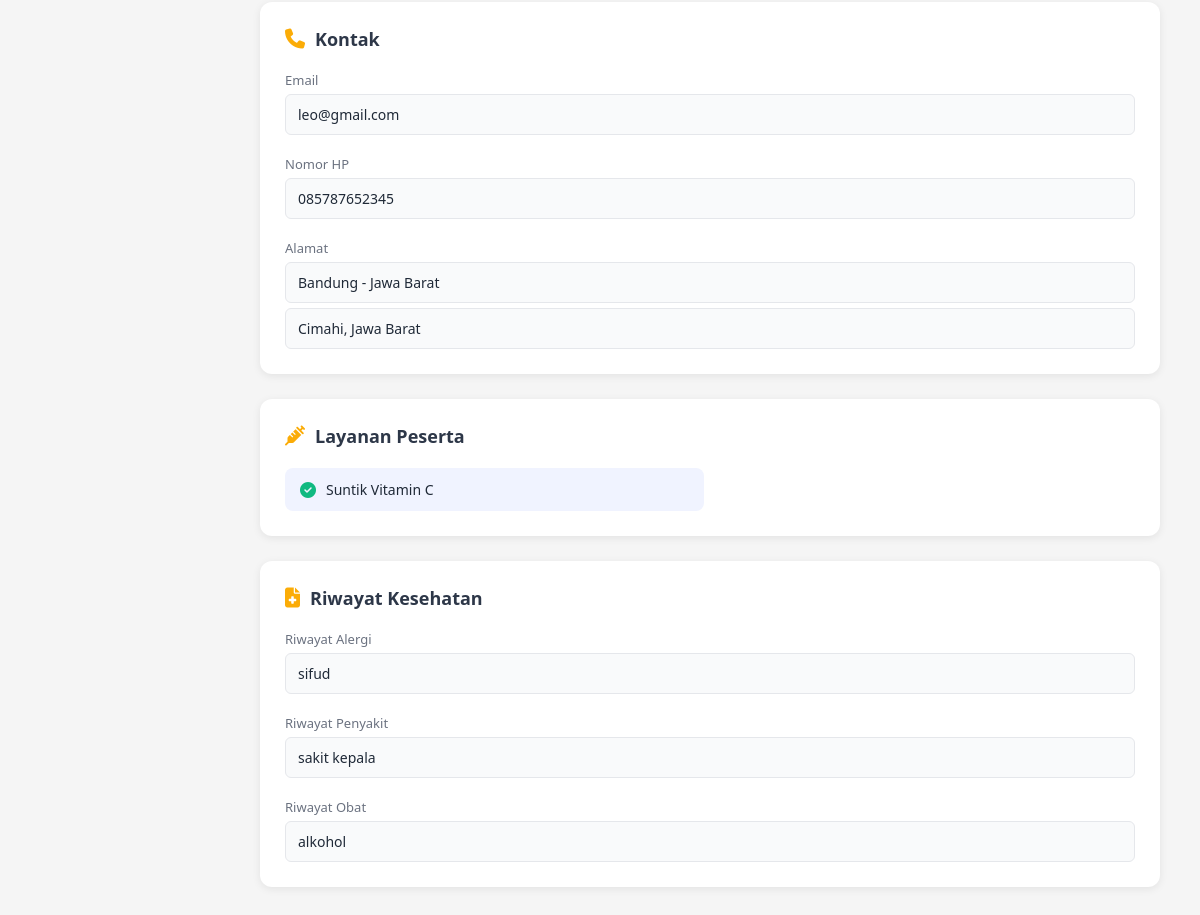
Page /admin/booking_detail.php?id=88 (lower part) on the earlier database version.
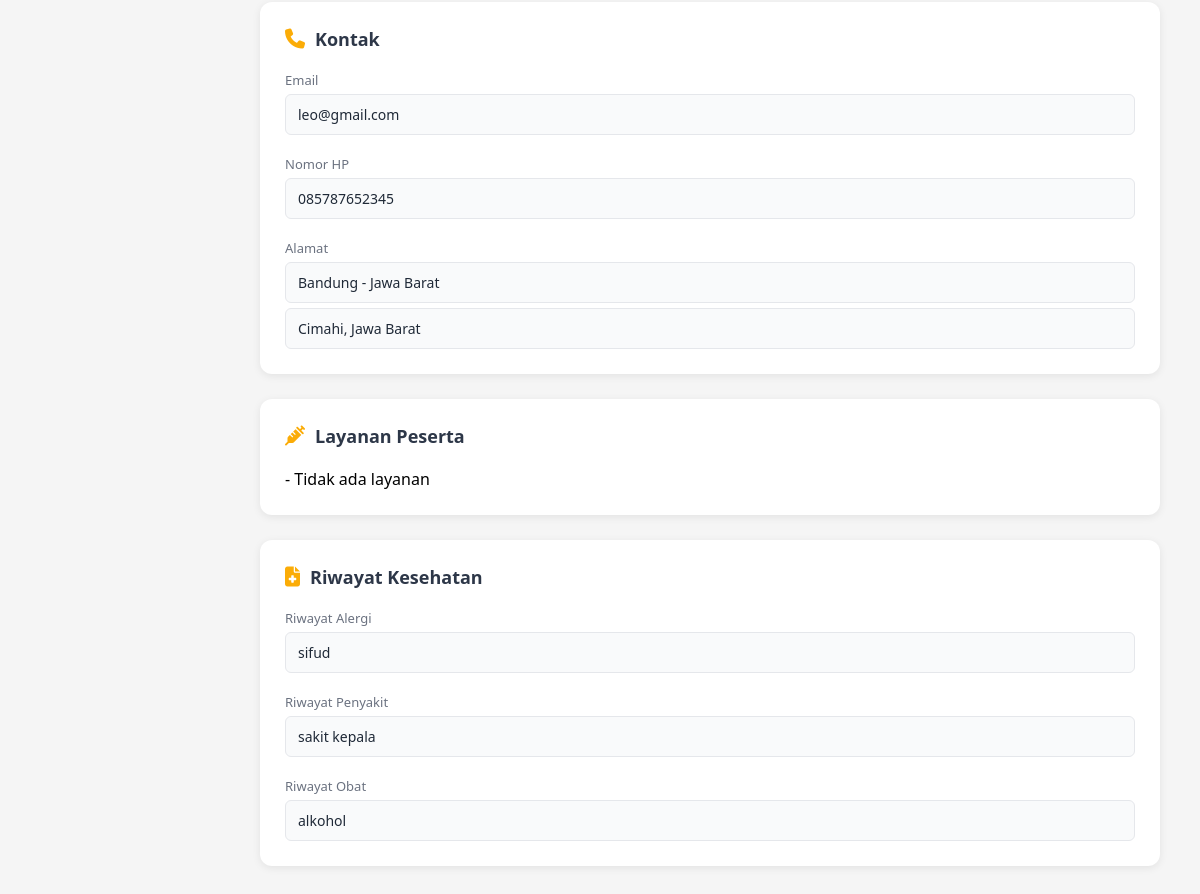
Same page on the later database version.
### tables this page shows
CREATE TABLE `bookings` (
  `id` int NOT NULL,
  `parent_id` int DEFAULT NULL,
  `patient_id` int NOT NULL,
  `service_type` enum('Home Service','In Clinic') NOT NULL,
  `nomor_antrian` varchar(20) NOT NULL,
  `tanggal_booking` date NOT NULL,
  `waktu_booking` time NOT NULL,
  `status` enum('pending','confirmed','completed','cancelled') DEFAULT 'pending',
  `catatan` text,
  `created_at` datetime NOT NULL,
  `updated_at` datetime DEFAULT CURRENT_TIMESTAMP ON UPDATE CURRENT_TIMESTAMP,
  `doctor_id` int DEFAULT NULL,
  `payment_status` enum('unpaid','paid') DEFAULT 'unpaid',
  `tindakan_selesai` tinyint(1) DEFAULT '0'
);

CREATE TABLE `patient_emails` (
  `id` int NOT NULL,
  `patient_id` int NOT NULL,
  `email` varchar(100) NOT NULL,
  `is_primary` tinyint(1) DEFAULT '0'
);

CREATE TABLE `patient_phones` (
  `id` int NOT NULL,
  `patient_id` int NOT NULL,
  `phone` varchar(20) NOT NULL,
  `is_primary` tinyint(1) DEFAULT '0'
);

CREATE TABLE `patient_addresses` (
  `id` int NOT NULL,
  `patient_id` int NOT NULL,
  `alamat` text NOT NULL,
  `provinsi` varchar(100) DEFAULT NULL,
  `kota` varchar(100) DEFAULT NULL,
  `is_primary` tinyint(1) DEFAULT '0'
);

CREATE TABLE `booking_services` (
  `id` int NOT NULL,
  `parent_booking_id` int DEFAULT NULL,
  `booking_id` int NOT NULL,
  `patient_id` int DEFAULT NULL,
  `nama_layanan` varchar(100) NOT NULL,
  `created_at` datetime DEFAULT CURRENT_TIMESTAMP,
  `service_id` int DEFAULT NULL,
  `harga` int DEFAULT '0',
  `diskon` int DEFAULT '0',
  `diskon_tipe` enum('persen','nilai') DEFAULT 'nilai',
  `total` int DEFAULT '0'
);

CREATE TABLE `patients` (
  `id` int NOT NULL,
  `no_rekam_medis` varchar(20) NOT NULL,
  `nama_lengkap` varchar(100) NOT NULL,
  `nama_panggilan` varchar(50) DEFAULT NULL,
  `tanggal_lahir` date NOT NULL,
  `usia` int DEFAULT NULL,
  `kategori_usia` enum('Anak','Dewasa') NOT NULL,
  `jenis_kelamin` enum('L','P') NOT NULL,
  `nik` varchar(16) DEFAULT NULL,
  `paspor` varchar(20) DEFAULT NULL,
  `kebangsaan` varchar(50) DEFAULT 'Indonesia',
  `pekerjaan` varchar(100) DEFAULT NULL,
  `nama_wali` varchar(100) DEFAULT NULL,
  `riwayat_alergi` text,
  `riwayat_penyakit` text,
  `riwayat_obat` text,
  `pelayanan` varchar(50) NOT NULL,
  `created_at` timestamp NOT NULL DEFAULT CURRENT_TIMESTAMP,
  `updated_at` timestamp NOT NULL DEFAULT CURRENT_TIMESTAMP ON UPDATE CURRENT_TIMESTAMP
);

### admin/booking_detail.php (the view, shortened to what this page needs)
<?php
include "../config.php";
$booking_id = isset($_GET['id']) ? intval($_GET['id']) : 0;
$sql = "
SELECT
    b.id AS booking_id,
    b.*,
    p.id AS patient_id,
    p.*
FROM bookings b
JOIN patients p ON b.patient_id = p.id
WHERE b.id = ? OR b.parent_id = ?
ORDER BY CASE WHEN b.id = ? THEN 0 ELSE 1 END
";
$stmt = $conn->prepare($sql);
$stmt->bind_param("iii", $booking_id, $booking_id, $booking_id);
$stmt->execute();
$participants = $stmt->get_result()->fetch_all(MYSQLI_ASSOC);
?>
<!DOCTYPE html>
<html lang="id">
<head>
    <link rel="stylesheet" href="css/admin.css">
    <link rel="stylesheet" href="css/detail.css">
    <link rel="stylesheet" href="css/reschedule.css">
    <link rel="stylesheet" href="css/sidebar-toggle.css">
    <link rel="stylesheet" href="https://cdnjs.cloudflare.com/ajax/libs/font-awesome/6.4.0/css/all.min.css">
</head>
<body>
    <div class="main-content">
        <div class="detail-layout">
            <div class="detail-container">
                <?php foreach ($participants as $index => $p): ?>
                <div class="participant-panel <?= $index == 0 ? 'active' : '' ?>"
                    id="participant-<?= $index ?>"
                    data-booking-id="<?= $p['id'] ?>"
                    data-patient-id="<?= $p['patient_id'] ?>">
                    <div class="detail-section">
                        <h2><i class="fas fa-phone"></i> Kontak</h2>
                        <div class="detail-grid">
                            <div class="detail-item full-width">
                                <label>Email</label>
                                <?php
                                $sql_emails = "SELECT email FROM patient_emails WHERE patient_id = ?";
                                $stmt_e = $conn->prepare($sql_emails);
                                $stmt_e->bind_param("i", $p['patient_id']);
                                $stmt_e->execute();
                                $emails = $stmt_e->get_result();
                                ?>
                                <?php while ($e = $emails->fetch_assoc()): ?>
                                    <p><?= htmlspecialchars($e['email']) ?></p>
                                <?php endwhile; ?>
                            </div>
                            <div class="detail-item full-width">
                                <label>Nomor HP</label>
                                <?php
                                $sql_phones = "SELECT phone FROM patient_phones WHERE patient_id = ?";
                                $stmt_p = $conn->prepare($sql_phones);
                                $stmt_p->bind_param("i", $p['patient_id']);
                                $stmt_p->execute();
                                $phones = $stmt_p->get_result();
                                ?>
                                <?php while ($ph = $phones->fetch_assoc()): ?>
                                    <p><?= htmlspecialchars($ph['phone']) ?></p>
                                <?php endwhile; ?>
                            </div>
                            <div class="detail-item full-width">
                                <label>Alamat</label>
                                <?php
                                $sql_addr = "SELECT * FROM patient_addresses
                                            WHERE patient_id = ? AND is_primary = 1 LIMIT 1";
                                $stmt_a = $conn->prepare($sql_addr);
                                $stmt_a->bind_param("i", $p['patient_id']);
                                $stmt_a->execute();
                                $address = $stmt_a->get_result()->fetch_assoc();
                                ?>
                                <?php if ($address): ?>
                                    <p><?= htmlspecialchars($address['alamat']) ?></p>
                                    <p><?= htmlspecialchars($address['kota']) ?>,
                                    <?= htmlspecialchars($address['provinsi']) ?></p>
                                <?php else: ?>
                                    <p>-</p>
                                <?php endif; ?>
                            </div>
                        </div>
                    </div>
                    <div class="detail-section">
                        <h2><i class="fas fa-syringe"></i> Layanan Peserta</h2>
                        <?php
                        $sql_srv = "
                            SELECT nama_layanan
                            FROM booking_services
                            WHERE booking_id = ?
                            AND patient_id = ?
                        ";
                        $stmt_srv = $conn->prepare($sql_srv);
                        $stmt_srv->bind_param("ii",
                            $p['booking_id'],
                            $p['patient_id']
                        );
                        $stmt_srv->execute();
                        $services = $stmt_srv->get_result();
                        ?>
                        <div class="services-grid">
                            <?php if ($services->num_rows > 0): ?>
                                <?php while ($srv = $services->fetch_assoc()): ?>
                                    <div class="service-item">
                                        <i class="fas fa-check-circle"></i>
                                        <?= htmlspecialchars($srv['nama_layanan']) ?>
                                    </div>
                                <?php endwhile; ?>
                            <?php else: ?>
                                <p>- Tidak ada layanan</p>
                            <?php endif; ?>
                        </div>
                    </div>
                    <div class="detail-section">
                        <h2><i class="fas fa-file-medical"></i> Riwayat Kesehatan</h2>
                        <div class="detail-grid">
                            <div class="detail-item full-width">
                                <label>Riwayat Alergi</label>
                                <p><?= htmlspecialchars($p['riwayat_alergi'] ?: 'Tidak ada') ?></p>
                            </div>
                            <div class="detail-item full-width">
                                <label>Riwayat Penyakit</label>
                                <p><?= htmlspecialchars($p['riwayat_penyakit'] ?: 'Tidak ada') ?></p>
                            </div>
                            <div class="detail-item full-width">
                                <label>Riwayat Obat</label>
                                <p><?= htmlspecialchars($p['riwayat_obat'] ?: 'Tidak ada') ?></p>
                            </div>
                        </div>
                    </div>
                </div>
                <?php endforeach; ?>
            </div>
        </div>
    </div>
</body>
</html>

### admin/css/admin.css (style rules this page uses)
* { margin: 0; padding: 0; box-sizing: border-box; }
body { font-family: 'Segoe UI', Tahoma, Geneva, Verdana, sans-serif; background: #f5f5f5; display: flex; min-height: 100vh; }
.main-content { margin-left: 220px; flex: 1; padding: 30px 40px; background: #f5f5f5; }

### admin/css/detail.css (style rules this page uses)
.detail-layout { display: grid; grid-template-columns: 1fr 380px; gap: 25px; }
.detail-container { display: flex; flex-direction: column; gap: 20px; }
.detail-section { background: white; border-radius: 12px; padding: 25px; box-shadow: 0 2px 8px rgba(0, 0, 0, 0.08); }
.detail-section h2 { font-size: 18px; color: #2d3748; font-weight: 600; margin-bottom: 20px; display: flex; align-items: center; gap: 10px; }
.detail-section h2 i { color: #fbac07; font-size: 20px; }
.detail-grid { display: grid; grid-template-columns: repeat(2, 1fr); gap: 20px; }
.detail-item { display: flex; flex-direction: column; gap: 5px; }
.detail-item.full-width { grid-column: 1 / -1; }
.detail-item label { font-size: 13px; color: #6b7280; font-weight: 500; align-items: center; }
.detail-item p { font-size: 14px; color: #1f2937; padding: 10px 12px; background: #f9fafb; border: 1px solid #e5e7eb; border-radius: 6px; margin: 0; }
.services-grid { display: grid; grid-template-columns: repeat(2, 1fr); gap: 12px; }
@media (max-width: 1200px) { .detail-layout { grid-template-columns: 1fr; } }
.participant-panel { display: none; padding-top: 12px; }
.participant-panel.active { display: block; }
.participant-panel .detail-section { margin-bottom: 25px; }
.service-item { display: flex; align-items: center; gap: 10px; padding: 12px 15px; background: #f0f3ff; border-radius: 8px; font-size: 14px; color: #1f2937; }
.service-item i { color: #10b981; font-size: 16px; }

### admin/css/sidebar-toggle.css (style rules this page uses)
.main-content { margin-left: 220px; transition: margin-left 0.3s ease; width: calc(100% - 220px); }

Differences in the rows shown:
removed booking_services: nama_layanan "Suntik Vitamin C"
shown differently, row unchanged: bookings "Bandung - Jawa Barat": now shows "- Tidak ada layanan"
